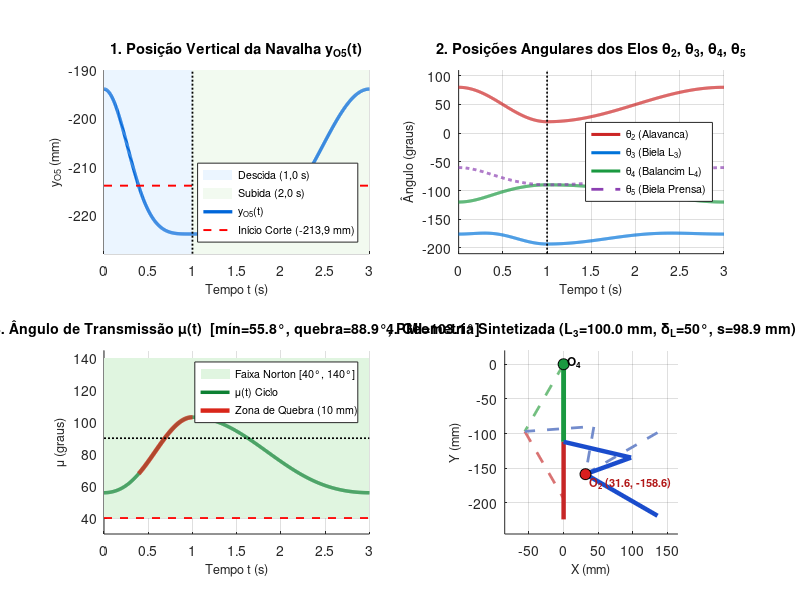
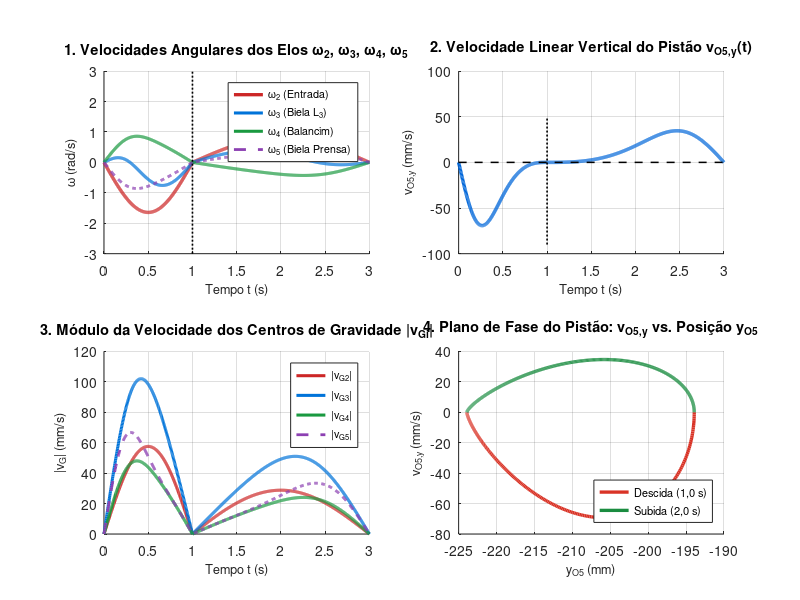
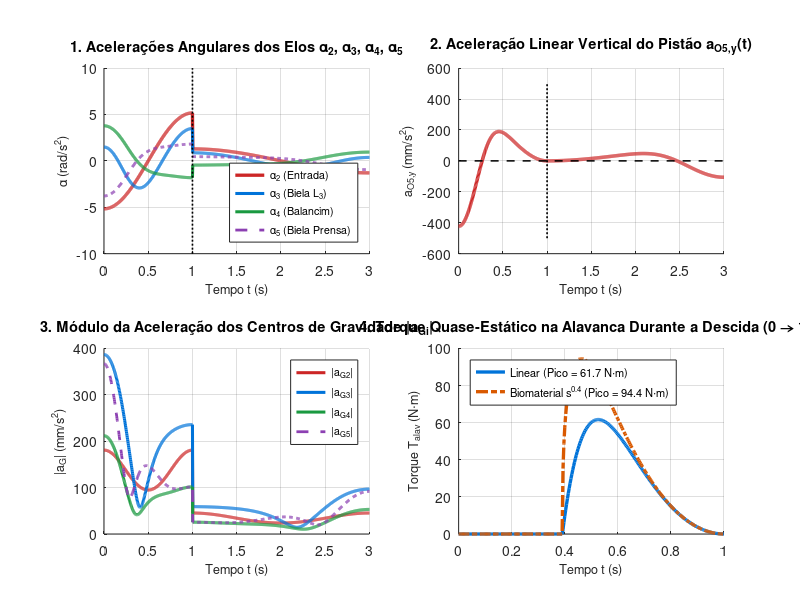

Recreate these plots in MATLAB, in order.
% =========================================================================
% Trabalho Final 1 - Dinâmica das Máquinas (UFG)
% Análise Cinemática Analítica Completa (Posição, Velocidade e Aceleração)
% Configuração Selecionada: Biela L3 = 100.00 mm, Ângulo entre Braços delta_L = 50°
% Regime Temporal Manual: Curva Senoidal Simples (Harmônica)
%   - Descida (PMS -> PMI): T1 = 1.0 s
%   - Subida  (PMI -> PMS): T2 = 2.0 s  (Ciclo total T = 3.0 s | 20 ciclos/min)
%
% Aluno: Guilherme Paiva Crispim Abalém | Prof. Sigeo Kitatani Jr.
% =========================================================================

clear; clc; close all;

if isempty(available_graphics_toolkits())
    try
        register_graphics_toolkit('qt');
        graphics_toolkit('qt');
    catch
    end
end

script_dir = fileparts(mfilename('fullpath'));
if isempty(script_dir), script_dir = '.'; end
assets_dir = fullfile(script_dir, 'assets');
if ~exist(assets_dir, 'dir'), mkdir(assets_dir); end

% -------------------------------------------------------------------------
% 1. Síntese Dimensional Exata para L3 = 100.00 mm e delta_L = 50.0°
% -------------------------------------------------------------------------
h_curso    = 30.0;        % Curso útil total da navalha (mm)
delta_q    = 10.0;        % Curso efetivo de cisalhamento do baru (mm)
F_max      = 5000.0;      % Força máxima de corte por cisalhamento (N)
dt_deg     = 30.0;        % Oscilação do balancim L4 (graus)
dt         = deg2rad(dt_deg);

L4 = h_curso / (2.0 * (1.0 - cos(dt))); % 111.9615 mm
L5 = L4;

O4 = [0.0; 0.0];
B2 = [0.0; -L4];                       % PMI (x = 0)
B1 = [-L4 * sin(dt); -L4 * cos(dt)];   % PMS (defletido 30° à esquerda)

y_pmi     = -2.0 * L4;                 % -223.9230 mm
y_pms     = -2.0 * L4 * cos(dt);       % -193.9230 mm
y_contato = y_pmi + delta_q;           % -213.9230 mm

L2         = 70.0;                     % Braço curto da alavanca em L (mm)
L3_alvo    = 100.0;                    % Tamanho fixado da biela AB (mm)
delta_L    = 50.0;                     % Ângulo entre braços (gamma_L = 130°)
dth_alav   = 60.0;                     % Arco ergonômico da empunhadura (+30° -> -30°)
th_pms_deg = 0.5 * dth_alav + delta_L; % 80.0°
th_pmi_deg = th_pms_deg - dth_alav;    % 20.0°
th_pms     = deg2rad(th_pms_deg);
th_pmi     = deg2rad(th_pmi_deg);

P1 = B1 - L2 * [cos(th_pms); sin(th_pms)];
P2 = B2 - L2 * [cos(th_pmi); sin(th_pmi)];
dP = P2 - P1;
half_dP = 0.5 * norm(dP);
midP = 0.5 * (P1 + P2);
nP = [-dP(2); dP(1)] / norm(dP);
if nP(1) < 0, nP = -nP; end

% s_offset exato que produz L3 = 100.00 mm
s_offset = sqrt(L3_alvo^2 - half_dP^2);
O2 = midP + s_offset * nP;
L3 = norm(P2 - O2);                    % 100.0000 mm
d_base = norm(O2 - O4);

mu_guia    = 0.10;
eta_juntas = 0.96;

% -------------------------------------------------------------------------
% 2. Lei Temporal Senoidal Simples (1 s descida + 2 s subida = 3 s/ciclo)
% -------------------------------------------------------------------------
T1 = 1.0;                              % Descida PMS -> PMI (s)
T2 = 2.0;                              % Subida  PMI -> PMS (s)
T_ciclo = T1 + T2;                     % 3.0 s (20 ciclos/min)
N = 901;
t = linspace(0.0, T_ciclo, N);

th2_rad = zeros(1, N);
w2      = zeros(1, N);
al2     = zeros(1, N);

dth_rad = deg2rad(dth_alav);
for k = 1:N
    tk = t(k);
    if tk <= T1
        % Descida harmônica: theta2 varia de th_pms -> th_pmi
        th2_rad(k) = th_pms - 0.5 * dth_rad * (1.0 - cos(pi * tk / T1));
        w2(k)      = -0.5 * dth_rad * (pi / T1) * sin(pi * tk / T1);
        al2(k)     = -0.5 * dth_rad * (pi / T1)^2 * cos(pi * tk / T1);
    else
        % Subida harmônica: theta2 varia de th_pmi -> th_pms
        tau = tk - T1;
        th2_rad(k) = th_pmi + 0.5 * dth_rad * (1.0 - cos(pi * tau / T2));
        w2(k)      =  0.5 * dth_rad * (pi / T2) * sin(pi * tau / T2);
        al2(k)     =  0.5 * dth_rad * (pi / T2)^2 * cos(pi * tau / T2);
    end
end
th2_deg = rad2deg(th2_rad);

% -------------------------------------------------------------------------
% 3. Cinemática Analítica Exata (Posição, Velocidade e Aceleração)
% -------------------------------------------------------------------------
Ax = O2(1) + L2 * cos(th2_rad);
Ay = O2(2) + L2 * sin(th2_rad);
dA = hypot(Ax, Ay);

a_c = (L4^2 - L3^2 + dA.^2) ./ (2.0 * dA);
h_c = sqrt(max(0.0, L4^2 - a_c.^2));

x2_1 = a_c(1) * Ax(1) / dA(1);
y2_1 = a_c(1) * Ay(1) / dA(1);
Bp = [x2_1 + h_c(1)*(-Ay(1))/dA(1); y2_1 + h_c(1)*(Ax(1))/dA(1)];
Bm = [x2_1 - h_c(1)*(-Ay(1))/dA(1); y2_1 - h_c(1)*(Ax(1))/dA(1)];
sgn = (norm(Bp - B1) < norm(Bm - B1)) * 2 - 1;

Bx = a_c .* Ax ./ dA + sgn * h_c .* (-Ay) ./ dA;
By = a_c .* Ay ./ dA + sgn * h_c .* (Ax)  ./ dA;

th3_rad = atan2(By - Ay, Bx - Ax);
th4_rad = atan2(By, Bx);
y_O5    = By - sqrt(max(0.0, L5^2 - Bx.^2));
th5_rad = atan2(y_O5 - By, -Bx);
beta5   = asin(min(1.0, abs(Bx) / L5));

da = mod(abs(th4_rad - th3_rad), 2*pi);
da(da > pi) = 2*pi - da(da > pi);
mu_deg = rad2deg(da);

% Vetores de estado cinemático (em mm, mm/s, mm/s^2 e depois convertidos p/ SI)
w3 = zeros(1, N); w4 = zeros(1, N); w5 = zeros(1, N);
al3 = zeros(1, N); al4 = zeros(1, N); al5 = zeros(1, N);

vO5_y = zeros(1, N); aO5_y = zeros(1, N);
vG2_mag = zeros(1, N); vG3_mag = zeros(1, N); vG4_mag = zeros(1, N); vG5_mag = zeros(1, N);
aG2_mag = zeros(1, N); aG3_mag = zeros(1, N); aG4_mag = zeros(1, N); aG5_mag = zeros(1, N);

for k = 1:N
    t2 = th2_rad(k); t3 = th3_rad(k); t4 = th4_rad(k); t5 = th5_rad(k);

    % Malha 1: Velocidades angulares [w3; w4]
    J1 = [-L3 * sin(t3),  L4 * sin(t4);
           L3 * cos(t3), -L4 * cos(t4)];
    b_vel = [ L2 * w2(k) * sin(t2);
             -L2 * w2(k) * cos(t2)];
    w_sol = J1 \ b_vel;
    w3(k) = w_sol(1);
    w4(k) = w_sol(2);

    % Malha 1: Acelerações angulares [al3; al4]
    b_acc = [ L2 * al2(k) * sin(t2) + L2 * w2(k)^2 * cos(t2) + L3 * w3(k)^2 * cos(t3) - L4 * w4(k)^2 * cos(t4);
             -L2 * al2(k) * cos(t2) + L2 * w2(k)^2 * sin(t2) + L3 * w3(k)^2 * sin(t3) - L4 * w4(k)^2 * sin(t4)];
    al_sol = J1 \ b_acc;
    al3(k) = al_sol(1);
    al4(k) = al_sol(2);

    % Cinemática dos pinos A e B (mm/s e mm/s^2)
    vA = L2 * w2(k) * [-sin(t2); cos(t2)];
    aA = L2 * al2(k) * [-sin(t2); cos(t2)] - L2 * w2(k)^2 * [cos(t2); sin(t2)];

    vB = L4 * w4(k) * [-sin(t4); cos(t4)];
    aB = L4 * al4(k) * [-sin(t4); cos(t4)] - L4 * w4(k)^2 * [cos(t4); sin(t4)];

    % Malha 2: Biela da prensa L5 e pistão O5 (x_O5 = 0)
    w5(k)  = vB(1) / (L5 * sin(t5));
    al5(k) = (aB(1) - L5 * w5(k)^2 * cos(t5)) / (L5 * sin(t5));

    vO5 = [0.0; vB(2) + L5 * w5(k) * cos(t5)];
    aO5 = [0.0; aB(2) + L5 * al5(k) * cos(t5) - L5 * w5(k)^2 * sin(t5)];

    vO5_y(k) = vO5(2) * 1e-3; % m/s
    aO5_y(k) = aO5(2) * 1e-3; % m/s^2

    % Centros de gravidade (pontos médios das barras 2, 3, 4 e 5) em m/s e m/s^2
    vG2 = 0.5 * vA;
    vG3 = 0.5 * (vA + vB);
    vG4 = 0.5 * vB;
    vG5 = 0.5 * (vB + vO5);

    aG2 = 0.5 * aA;
    aG3 = 0.5 * (aA + aB);
    aG4 = 0.5 * aB;
    aG5 = 0.5 * (aB + aO5);

    vG2_mag(k) = norm(vG2) * 1e-3;
    vG3_mag(k) = norm(vG3) * 1e-3;
    vG4_mag(k) = norm(vG4) * 1e-3;
    vG5_mag(k) = norm(vG5) * 1e-3;

    aG2_mag(k) = norm(aG2) * 1e-3;
    aG3_mag(k) = norm(aG3) * 1e-3;
    aG4_mag(k) = norm(aG4) * 1e-3;
    aG5_mag(k) = norm(aG5) * 1e-3;
end

% Torque quase-estático na descida (t <= 1.0 s) para referência da alavanca
idx_desc = find(t <= T1);
idx_q_desc = find((t <= T1) & (y_O5 <= y_contato));
hp_desc = abs(vO5_y(idx_desc)) ./ (abs(w2(idx_desc)) + 1e-12);
eta_desc = (1.0 - mu_guia * tan(beta5(idx_desc))) * eta_juntas;
s_pen_desc = max(0.0, (y_contato - y_O5(idx_desc)) / delta_q);
T_lin_desc = (F_max * s_pen_desc .* hp_desc) ./ eta_desc;
T_bio_desc = (F_max * (s_pen_desc.^0.4) .* hp_desc) ./ eta_desc;

% -------------------------------------------------------------------------
% 4. Impressão do Relatório Numérico no Terminal
% -------------------------------------------------------------------------
fprintf('====================================================================================\n');
fprintf('ANÁLISE CINEMÁTICA COMPLETA: L3 = %.2f mm | delta_L = %.1f° (gamma_L = %.1f°)\n', L3, delta_L, 180-delta_L);
fprintf('====================================================================================\n');
fprintf('Geometria Sintetizada:\n');
fprintf('  O4 = [0.00, 0.00] mm | L4 = L5 = %.4f mm | Dtheta4 = %.1f°\n', L4, dt_deg);
fprintf('  P1 = [%.2f, %.2f] mm | P2 = [%.2f, %.2f] mm | ||P2-P1||/2 = %.4f mm\n', P1(1), P1(2), P2(1), P2(2), half_dP);
fprintf('  s_offset = %.4f mm | O2 = [%.2f, %.2f] mm | d(O2,O4) = %.2f mm\n', s_offset, O2(1), O2(2), d_base);
fprintf('  L2 = %.2f mm (theta2: %.1f° -> %.1f°) | L3 = %.4f mm\n', L2, th_pms_deg, th_pmi_deg, L3);
fprintf('  Curso y_O5: %.2f mm (PMS) -> %.2f mm (PMI) | h = %.2f mm\n', max(y_O5), min(y_O5), max(y_O5)-min(y_O5));
fprintf('  Transmissão mu: min = %.2f° | med = %.2f° | quebra_med = %.2f° | PMI = %.2f°\n', ...
    min(mu_deg), mean(mu_deg), mean(mu_deg(idx_q_desc)), mu_deg(idx_desc(end)));
fprintf('\nRegime Senoidal (1.0 s descida + 2.0 s subida = 3.0 s/ciclo):\n');
fprintf('  Entrada: |w2|_max = %.4f rad/s (desc) / %.4f rad/s (sub) | |al2|_max = %.4f rad/s^2\n', ...
    max(abs(w2(idx_desc))), max(abs(w2(t > T1))), max(abs(al2)));
fprintf('  Velocidades angulares max (rad/s): |w3|=%.4f, |w4|=%.4f, |w5|=%.4f\n', max(abs(w3)), max(abs(w4)), max(abs(w5)));
fprintf('  Acelerações angulares max (rad/s^2): |al3|=%.4f, |al4|=%.4f, |al5|=%.4f\n', max(abs(al3)), max(abs(al4)), max(abs(al5)));
fprintf('  Pistão O5: |v_O5|_max = %.4f m/s (%.1f mm/s) | |a_O5|_max = %.4f m/s^2\n', max(abs(vO5_y)), max(abs(vO5_y))*1e3, max(abs(aO5_y)));
fprintf('  CGs v_max (m/s):   G2=%.4f | G3=%.4f | G4=%.4f | G5=%.4f\n', max(vG2_mag), max(vG3_mag), max(vG4_mag), max(vG5_mag));
fprintf('  CGs a_max (m/s^2): G2=%.4f | G3=%.4f | G4=%.4f | G5=%.4f\n', max(aG2_mag), max(aG3_mag), max(aG4_mag), max(aG5_mag));
fprintf('  Torque pico (descida): T_lin = %.2f N.m (L60N = %.2f m) | T_bio = %.2f N.m (L60N = %.2f m)\n', ...
    max(T_lin_desc), max(T_lin_desc)/60.0, max(T_bio_desc), max(T_bio_desc)/60.0);
fprintf('====================================================================================\n');

th3_deg = rad2deg(unwrap(th3_rad));
th4_deg = rad2deg(unwrap(th4_rad));
th5_deg = rad2deg(unwrap(th5_rad));

% Pontos-chave temporais para tabela do relatório
t_chk = [0.00, 0.25, 0.50, 0.75, 1.00, 1.50, 2.00, 2.50, 3.00];
fprintf('\nTabela Temporal (Instantes-Chave do Ciclo Senoidal):\n');
fprintf('  t(s) | th2(°) | th3(°) | th4(°) | y_O5(mm) | mu(°)  | v_O5(mm/s) | a_O5(mm/s^2) | |vG3|(mm/s) | |aG3|(mm/s^2)\n');
for tc = t_chk
    [~, ic] = min(abs(t - tc));
    fprintf('  %4.2f | %6.2f | %6.2f | %6.2f | %8.2f | %6.2f | %10.2f | %12.2f | %10.2f | %10.2f\n', ...
        t(ic), th2_deg(ic), th3_deg(ic), th4_deg(ic), y_O5(ic), mu_deg(ic), ...
        vO5_y(ic)*1e3, aO5_y(ic)*1e3, vG3_mag(ic)*1e3, aG3_mag(ic)*1e3);
end

% -------------------------------------------------------------------------
% 5. Geração dos Gráficos no Octave (300 DPI)
% -------------------------------------------------------------------------
if isempty(available_graphics_toolkits())
    error('Nenhum toolkit gráfico Octave disponível neste ambiente headless.');
end

% FIGURA 1: Posição e Ângulos (O5, theta3/theta4/theta5, mu)
fig1 = figure('Visible', 'off', 'Position', [40, 40, 1440, 860], 'Color', 'w');

subplot(2, 2, 1);
hold on; grid on;
fill([0, T1, T1, 0], [-228, -228, -190, -190], [0.92 0.96 1.00], 'EdgeColor', 'none');
fill([T1, T_ciclo, T_ciclo, T1], [-228, -228, -190, -190], [0.95 0.98 0.94], 'EdgeColor', 'none');
plot(t, y_O5, 'Color', [0.00 0.40 0.85], 'LineWidth', 2.4);
plot([0, T_ciclo], [y_contato, y_contato], 'r--', 'LineWidth', 1.4);
plot([T1, T1], [-228, -190], 'k:', 'LineWidth', 1.3);
title('1. Posição Vertical da Navalha y_{O5}(t)', 'FontSize', 10.5, 'FontWeight', 'bold');
xlabel('Tempo t (s)', 'FontSize', 9.2); ylabel('y_{O5} (mm)', 'FontSize', 9.2);
xlim([0, T_ciclo]); ylim([-228, -190]);
legend({'Descida (1,0 s)', 'Subida (2,0 s)', 'y_{O5}(t)', 'Início Corte (-213,9 mm)'}, 'Location', 'southeast', 'FontSize', 7.8);

subplot(2, 2, 2);
hold on; grid on;
plot(t, th2_deg, 'Color', [0.80 0.15 0.15], 'LineWidth', 2.2);
plot(t, th3_deg, 'Color', [0.00 0.45 0.85], 'LineWidth', 2.2);
plot(t, th4_deg, 'Color', [0.10 0.60 0.25], 'LineWidth', 2.2);
plot(t, th5_deg, 'Color', [0.55 0.25 0.70], 'LineWidth', 2.0, 'LineStyle', '--');
plot([T1, T1], [-210, 110], 'k:', 'LineWidth', 1.2);
title('2. Posições Angulares dos Elos \theta_2, \theta_3, \theta_4, \theta_5', 'FontSize', 10.5, 'FontWeight', 'bold');
xlabel('Tempo t (s)', 'FontSize', 9.2); ylabel('Ângulo (graus)', 'FontSize', 9.2);
xlim([0, T_ciclo]); ylim([-210, 110]);
legend({'\theta_2 (Alavanca)', '\theta_3 (Biela L_3)', '\theta_4 (Balancim L_4)', '\theta_5 (Biela Prensa)'}, 'Location', 'east', 'FontSize', 7.8);

subplot(2, 2, 3);
hold on; grid on;
fill([0, T_ciclo, T_ciclo, 0], [40, 40, 140, 140], [0.88 0.96 0.88], 'EdgeColor', 'none');
plot(t, mu_deg, 'Color', [0.05 0.50 0.20], 'LineWidth', 2.5);
plot(t(idx_q_desc), mu_deg(idx_q_desc), 'Color', [0.85 0.15 0.10], 'LineWidth', 3.2);
plot([0, T_ciclo], [40, 40], 'r--', 'LineWidth', 1.3);
plot([0, T_ciclo], [90, 90], 'k:', 'LineWidth', 1.2);
title(sprintf('3. Ângulo de Transmissão \\mu(t)  [mín=%.1f°, quebra=%.1f°, PMI=%.1f°]', min(mu_deg), mean(mu_deg(idx_q_desc)), mu_deg(idx_desc(end))), 'FontSize', 10.2, 'FontWeight', 'bold');
xlabel('Tempo t (s)', 'FontSize', 9.2); ylabel('\mu (graus)', 'FontSize', 9.2);
xlim([0, T_ciclo]); ylim([30, 145]);
legend({'Faixa Norton [40°, 140°]', '\mu(t) Ciclo', 'Zona de Quebra (10 mm)'}, 'Location', 'northeast', 'FontSize', 7.8);

subplot(2, 2, 4);
hold on; grid on; axis equal;
ang_h_pms = th_pms - deg2rad(delta_L);
ang_h_pmi = th_pmi - deg2rad(delta_L);
P_h_pms = O2 + 120.0 * [cos(ang_h_pms); sin(ang_h_pms)];
P_h_pmi = O2 + 120.0 * [cos(ang_h_pmi); sin(ang_h_pmi)];
plot([O4(1), B1(1)], [O4(2), B1(2)], 'Color', [0.45 0.75 0.50], 'LineStyle', '--', 'LineWidth', 2.0);
plot([O4(1), B2(1)], [O4(2), B2(2)], 'Color', [0.10 0.60 0.25], 'LineWidth', 3.5);
plot([B1(1), 0], [B1(2), y_pms], 'Color', [0.85 0.45 0.45], 'LineStyle', '--', 'LineWidth', 2.0);
plot([B2(1), 0], [B2(2), y_pmi], 'Color', [0.78 0.15 0.15], 'LineWidth', 3.2);
plot([P_h_pms(1), O2(1), Ax(1), B1(1)], [P_h_pms(2), O2(2), Ay(1), B1(2)], 'Color', [0.45 0.55 0.80], 'LineStyle', '--', 'LineWidth', 2.0);
plot([P_h_pmi(1), O2(1), Ax(idx_desc(end)), B2(1)], [P_h_pmi(2), O2(2), Ay(idx_desc(end)), B2(2)], 'Color', [0.10 0.30 0.80], 'LineWidth', 3.2);
plot(O4(1), O4(2), 'ko', 'MarkerFaceColor', [0.1 0.6 0.25], 'MarkerSize', 8);
plot(O2(1), O2(2), 'ko', 'MarkerFaceColor', [0.85 0.12 0.12], 'MarkerSize', 8);
text(6, 4, 'O_4', 'FontSize', 8.5, 'FontWeight', 'bold');
text(O2(1)+6, O2(2)-12, sprintf('O_2 (%.1f, %.1f)', O2(1), O2(2)), 'FontSize', 8.0, 'FontWeight', 'bold', 'Color', [0.7 0.1 0.1]);
title(sprintf('4. Geometria Sintetizada (L_3=%.1f mm, \\delta_L=50°, s=%.1f mm)', L3, s_offset), 'FontSize', 10.2, 'FontWeight', 'bold');
xlabel('X (mm)', 'FontSize', 9.2); ylabel('Y (mm)', 'FontSize', 9.2);
xlim([-85, 165]); ylim([-245, 20]);

out1 = fullfile(assets_dir, 'analise_L3_100_dL50_posicoes.png');
print(fig1, out1, '-dpng', '-r300');
close(fig1);

% FIGURA 2: Velocidades (Angulares, Pistão O5 e CGs)
fig2 = figure('Visible', 'off', 'Position', [50, 50, 1440, 860], 'Color', 'w');

subplot(2, 2, 1);
hold on; grid on;
plot(t, w2, 'Color', [0.80 0.15 0.15], 'LineWidth', 2.4);
plot(t, w3, 'Color', [0.00 0.45 0.85], 'LineWidth', 2.2);
plot(t, w4, 'Color', [0.10 0.60 0.25], 'LineWidth', 2.2);
plot(t, w5, 'Color', [0.55 0.25 0.70], 'LineWidth', 2.0, 'LineStyle', '--');
plot([T1, T1], [-3, 3], 'k:', 'LineWidth', 1.2);
title('1. Velocidades Angulares dos Elos \omega_2, \omega_3, \omega_4, \omega_5', 'FontSize', 10.5, 'FontWeight', 'bold');
xlabel('Tempo t (s)', 'FontSize', 9.2); ylabel('\omega (rad/s)', 'FontSize', 9.2);
xlim([0, T_ciclo]);
legend({'\omega_2 (Entrada)', '\omega_3 (Biela L_3)', '\omega_4 (Balancim)', '\omega_5 (Biela Prensa)'}, 'Location', 'northeast', 'FontSize', 7.8);

subplot(2, 2, 2);
hold on; grid on;
plot(t, vO5_y * 1e3, 'Color', [0.00 0.40 0.85], 'LineWidth', 2.5);
plot([0, T_ciclo], [0, 0], 'k--', 'LineWidth', 1.1);
plot([T1, T1], [-90, 50], 'k:', 'LineWidth', 1.2);
title('2. Velocidade Linear Vertical do Pistão v_{O5,y}(t)', 'FontSize', 10.5, 'FontWeight', 'bold');
xlabel('Tempo t (s)', 'FontSize', 9.2); ylabel('v_{O5,y} (mm/s)', 'FontSize', 9.2);
xlim([0, T_ciclo]);

subplot(2, 2, 3);
hold on; grid on;
plot(t, vG2_mag * 1e3, 'Color', [0.80 0.15 0.15], 'LineWidth', 2.2);
plot(t, vG3_mag * 1e3, 'Color', [0.00 0.45 0.85], 'LineWidth', 2.2);
plot(t, vG4_mag * 1e3, 'Color', [0.10 0.60 0.25], 'LineWidth', 2.2);
plot(t, vG5_mag * 1e3, 'Color', [0.55 0.25 0.70], 'LineWidth', 2.0, 'LineStyle', '--');
title('3. Módulo da Velocidade dos Centros de Gravidade |v_{Gi}|', 'FontSize', 10.5, 'FontWeight', 'bold');
xlabel('Tempo t (s)', 'FontSize', 9.2); ylabel('|v_G| (mm/s)', 'FontSize', 9.2);
xlim([0, T_ciclo]);
legend({'|v_{G2}|', '|v_{G3}|', '|v_{G4}|', '|v_{G5}|'}, 'Location', 'northeast', 'FontSize', 7.8);

subplot(2, 2, 4);
hold on; grid on;
plot(y_O5(idx_desc), vO5_y(idx_desc) * 1e3, 'Color', [0.85 0.20 0.15], 'LineWidth', 2.4);
plot(y_O5(t > T1), vO5_y(t > T1) * 1e3, 'Color', [0.10 0.55 0.25], 'LineWidth', 2.4);
title('4. Plano de Fase do Pistão: v_{O5,y} vs. Posição y_{O5}', 'FontSize', 10.5, 'FontWeight', 'bold');
xlabel('y_{O5} (mm)', 'FontSize', 9.2); ylabel('v_{O5,y} (mm/s)', 'FontSize', 9.2);
legend({'Descida (1,0 s)', 'Subida (2,0 s)'}, 'Location', 'southeast', 'FontSize', 8.0);

out2 = fullfile(assets_dir, 'analise_L3_100_dL50_velocidades.png');
print(fig2, out2, '-dpng', '-r300');
close(fig2);

% FIGURA 3: Acelerações (Angulares, Pistão O5 e CGs)
fig3 = figure('Visible', 'off', 'Position', [60, 60, 1440, 860], 'Color', 'w');

subplot(2, 2, 1);
hold on; grid on;
plot(t, al2, 'Color', [0.80 0.15 0.15], 'LineWidth', 2.4);
plot(t, al3, 'Color', [0.00 0.45 0.85], 'LineWidth', 2.2);
plot(t, al4, 'Color', [0.10 0.60 0.25], 'LineWidth', 2.2);
plot(t, al5, 'Color', [0.55 0.25 0.70], 'LineWidth', 2.0, 'LineStyle', '--');
plot([T1, T1], [-10, 10], 'k:', 'LineWidth', 1.2);
title('1. Acelerações Angulares dos Elos \alpha_2, \alpha_3, \alpha_4, \alpha_5', 'FontSize', 10.5, 'FontWeight', 'bold');
xlabel('Tempo t (s)', 'FontSize', 9.2); ylabel('\alpha (rad/s^2)', 'FontSize', 9.2);
xlim([0, T_ciclo]);
legend({'\alpha_2 (Entrada)', '\alpha_3 (Biela L_3)', '\alpha_4 (Balancim)', '\alpha_5 (Biela Prensa)'}, 'Location', 'southeast', 'FontSize', 7.8);

subplot(2, 2, 2);
hold on; grid on;
plot(t, aO5_y * 1e3, 'Color', [0.80 0.15 0.15], 'LineWidth', 2.5);
plot([0, T_ciclo], [0, 0], 'k--', 'LineWidth', 1.1);
plot([T1, T1], [-500, 500], 'k:', 'LineWidth', 1.2);
title('2. Aceleração Linear Vertical do Pistão a_{O5,y}(t)', 'FontSize', 10.5, 'FontWeight', 'bold');
xlabel('Tempo t (s)', 'FontSize', 9.2); ylabel('a_{O5,y} (mm/s^2)', 'FontSize', 9.2);
xlim([0, T_ciclo]);

subplot(2, 2, 3);
hold on; grid on;
plot(t, aG2_mag * 1e3, 'Color', [0.80 0.15 0.15], 'LineWidth', 2.2);
plot(t, aG3_mag * 1e3, 'Color', [0.00 0.45 0.85], 'LineWidth', 2.2);
plot(t, aG4_mag * 1e3, 'Color', [0.10 0.60 0.25], 'LineWidth', 2.2);
plot(t, aG5_mag * 1e3, 'Color', [0.55 0.25 0.70], 'LineWidth', 2.0, 'LineStyle', '--');
title('3. Módulo da Aceleração dos Centros de Gravidade |a_{Gi}|', 'FontSize', 10.5, 'FontWeight', 'bold');
xlabel('Tempo t (s)', 'FontSize', 9.2); ylabel('|a_G| (mm/s^2)', 'FontSize', 9.2);
xlim([0, T_ciclo]);
legend({'|a_{G2}|', '|a_{G3}|', '|a_{G4}|', '|a_{G5}|'}, 'Location', 'northeast', 'FontSize', 7.8);

subplot(2, 2, 4);
hold on; grid on;
plot(t(idx_desc), T_lin_desc, 'Color', [0.00 0.45 0.85], 'LineWidth', 2.4);
plot(t(idx_desc), T_bio_desc, 'Color', [0.85 0.35 0.00], 'LineStyle', '-.', 'LineWidth', 2.4);
title('4. Torque Quase-Estático na Alavanca Durante a Descida (0 \rightarrow 1 s)', 'FontSize', 10.5, 'FontWeight', 'bold');
xlabel('Tempo t (s)', 'FontSize', 9.2); ylabel('Torque T_{alav} (N\cdotm)', 'FontSize', 9.2);
xlim([0, T1]);
legend({sprintf('Linear (Pico = %.1f N\\cdotm)', max(T_lin_desc)), ...
        sprintf('Biomaterial s^{0.4} (Pico = %.1f N\\cdotm)', max(T_bio_desc))}, 'Location', 'northwest', 'FontSize', 8.0);

out3 = fullfile(assets_dir, 'analise_L3_100_dL50_aceleracoes.png');
print(fig3, out3, '-dpng', '-r300');
close(fig3);

fprintf('Figuras salvas em:\n  %s\n  %s\n  %s\n', out1, out2, out3);
